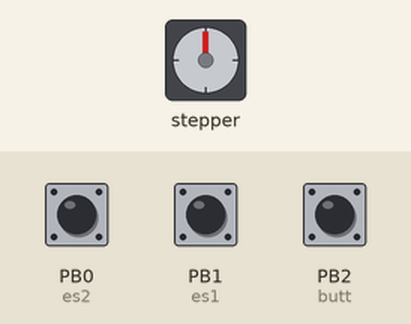
Simulated run of this program. Board: ATtiny85, built with avr-gcc and emulated at 1 MHz. On the bench: stepper motor. Wiring (inferred from the names in the program): stepper motor driver (200 steps per turn assumed): step PB4; direction PB3. The test bench sets the inputs (shaded band); at power-on: PB2 (butt) HIGH, PB0 (es2) HIGH, PB1 (es1) HIGH.

Above: at 1.2 s.
1.3 s: PB2 (butt) pulled LOW for 0.15 s
At 1.75 s:
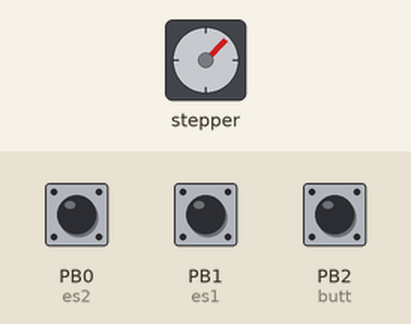
At 2.35 s:
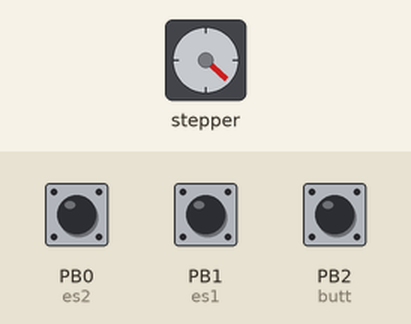
4.3 s: PB0 (es2) pulled LOW for 3.2 s
At 4.46 s:
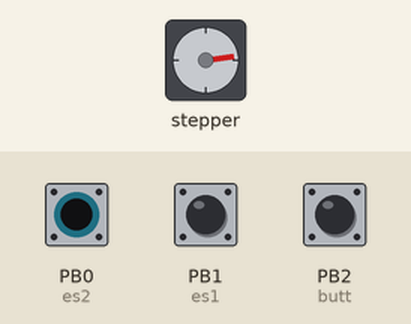
9.0 s: PB1 (es1) pulled LOW for 3.2 s
13.7 s: PB2 (butt) pulled LOW for 1 s
Timing chart, 0 to 17.7 s (numbered marks = the images above; inputs shaded):
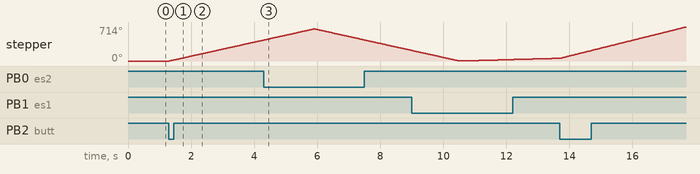

Measured:
- after the input at 1.3 s, stepper: keeps turning clockwise at about 147°/s, starting at once

The program:

main.cpp
```cpp
/*
 * GccApplication1.cpp
 *
 * Created: 18.07.2018 20:38:17
 * Author : Misha
 */

#define F_CPU 1000000UL
#define es1 PIN1
#define es2 PIN0
#define butt PIN2
#define dir PIN3
#define step PIN4


#include <avr/io.h>
#include <util/delay.h>
#include <avr/interrupt.h>

bool ok = false;
bool changed = false;
volatile uint16_t counter = 0;

int main(void)
{
    /* Replace with your application code */


	DDRB |= (1<<dir) | (1<<step);
	DDRB &= ~((1<<es1) | (1<<es2) | (1<<butt));

	PORTB |= (1 << butt);
	PORTB &= ~(1<<dir);

	TCCR1 |= (1 << CTC1);  // clear timer on compare match
	TCCR1|=( (1<<CS13)|(1<<CS11)|(1<<CS10) ); // prescaler 64
	OCR1C = 5; // compare match value
	TIMSK |= (1 << OCIE1A); // enable compare match interrupt

	GIMSK |= (1 << PCIE);   // pin change interrupt enable
	PCMSK |= (1<< PCINT0) | (1<<PCINT1) | (1 << PCINT2); // pin change interrupt enabled for PCINT4
	MCUCR |= (1 << ISC01) | (0 << ISC00); // Button trigers on raise
	sei();                  // enable interrupts


    while (1)
    {		uint8_t c = 0;
			while((!(PINB &(1<<es2)) || !(PINB &(1<<es1))) && !changed && ok){

				c++;
				if (c >= 2){

					if (!(PINB &(1<<es2)) && PINB &(1<<dir)) PORTB ^= (1<<dir);

					if (!(PINB &(1<<es1)) && !(PINB &(1<<dir)) ){
						ok = false;
						PORTB |= (1<<dir);

						for (int i(0); i<250; i++){
							PORTB ^= (1<<step);
							_delay_ms(50);
						}
						PORTB &= ~(1<<dir);
						PORTB &= ~(1<<step);
						PORTB &= ~((1<<es1) | (1<<es2));
					}

					changed = true;
					c=0;
					counter = 0;
				}
			}
		}
}


ISR(PCINT0_vect){

// 	if (ok){
// 		PORTB ^= (1<<dir);
// 		ok = false;
// 	}
	if (!(PINB &(1<<butt)) && !changed && !ok) {
		PORTB |= (1<<dir);
		PORTB |= (1<<es1) | (1<<es2);
		ok = true;
		changed = true;
		counter = 0;
	}

	if (!(PINB &(1<<butt)) && !changed && ok) {
		ok = false;
		PORTB &= ~(1<<dir);
		PORTB &= ~(1<<step);
		PORTB &= ~((1<<es1) | (1<<es2));
		changed = true;
		counter = 0;
	}

	//ok = !ok;
}


ISR(TIMER1_COMPA_vect)
{
	counter++;

	if(counter == 750){
		changed = false;
		counter = 0;
	}

	 if (ok) PORTB ^= (1<<step);
}
```
